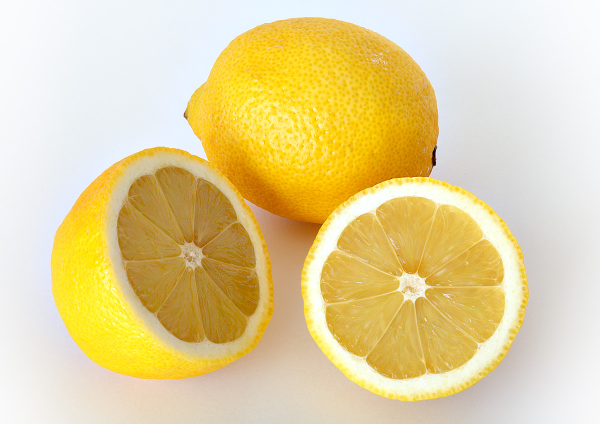
#> input picture moja_cytryna.jpg, 1200 x 848 px (shown at 1/2 size)
$ python main.py
#> lines starting #> are read from the running program, lines starting #| are printed output that depends on the picture

import cv2
import matplotlib.pyplot as plt
import numpy as np


print("Zaczynamy zabawę z obrazkami w Pythonie.")


print("Wczytuję obrazek z komputera...")

nazwa_pliku_na_komputerze = "moja_cytryna.jpg"


obraz_oryginalny = cv2.imread(nazwa_pliku_na_komputerze)
#> obraz_oryginalny is the input picture: shape (848, 1200, 3); mean B, G, R 155.1, 210.2, 228.4


if obraz_oryginalny is None:
    print(f"Nie mogę otworzyć pliku '{nazwa_pliku_na_komputerze}'.")
    print("Upewnij się, że plik istnieje i jest w tym samym katalogu co ten skrypt,")
    print("lub podaj pełną ścieżkę do pliku.")
    exit()

print(f"Obrazek wczytany! Ma wymiary: {obraz_oryginalny.shape[1]} (szer.) x {obraz_oryginalny.shape[0]} (wys.).")
#| Obrazek wczytany! Ma wymiary: 1200 (szer.) x 848 (wys.).


print("Pokazuję oryginalny obrazek.")

plt.figure(figsize=(8, 6))
plt.imshow(cv2.cvtColor(obraz_oryginalny, cv2.COLOR_BGR2RGB))
plt.title("Oryginalna Cytryna")
plt.axis('off')
plt.show()


print("Zmniejszam i robię szary obrazek.")

wysokosc, szerokosc = obraz_oryginalny.shape[:2]
#> wysokosc = 848; szerokosc = 1200
nowa_szerokosc = szerokosc // 2
#> nowa_szerokosc = 600
nowa_wysokosc = wysokosc // 2
#> nowa_wysokosc = 424

obraz_zmniejszony = cv2.resize(obraz_oryginalny, (nowa_szerokosc, nowa_wysokosc), interpolation=cv2.INTER_AREA)
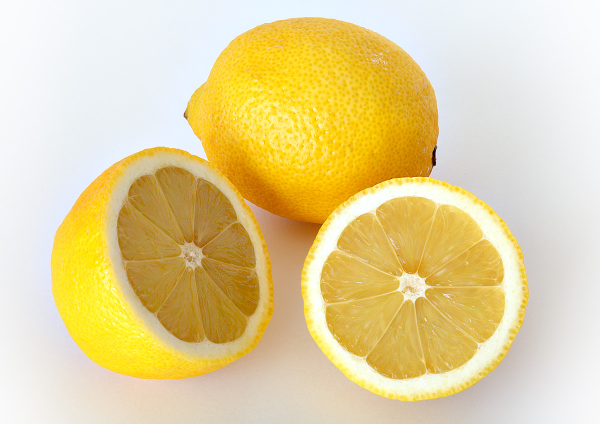
#> obraz_zmniejszony: shape (424, 600, 3); mean B, G, R 155.2, 210.3, 228.5
obraz_szary = cv2.cvtColor(obraz_zmniejszony, cv2.COLOR_BGR2GRAY)
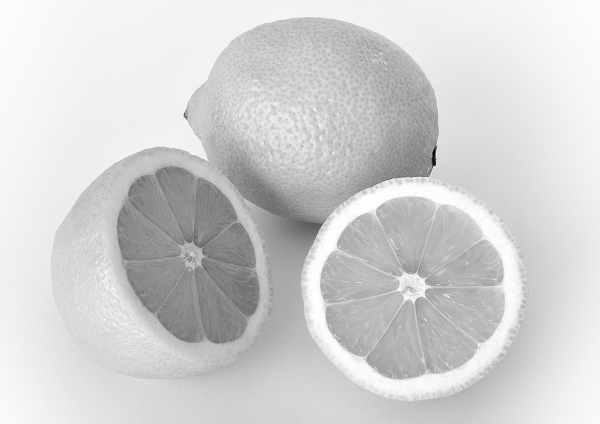
#> obraz_szary: shape (424, 600); min 2, max 255, mean 209.5

print(f"Obrazek jest teraz szary i ma wymiary: {obraz_szary.shape[1]} (szer.) x {obraz_szary.shape[0]} (wys.).")
#| Obrazek jest teraz szary i ma wymiary: 600 (szer.) x 424 (wys.).


print("\nKrok 4: Obracam obrazek o 90 stopni w prawo.")

obraz_obrocony = cv2.rotate(obraz_szary, cv2.ROTATE_90_CLOCKWISE)
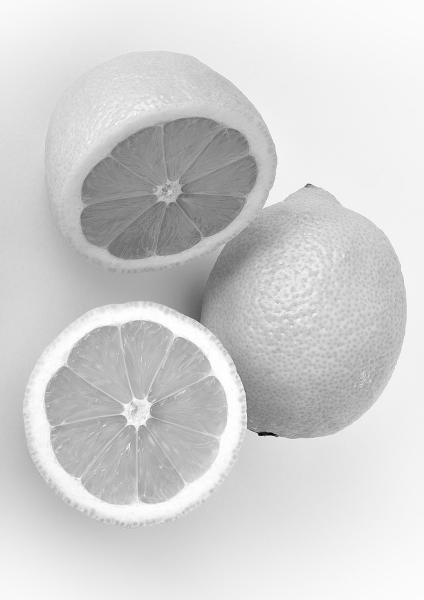
#> obraz_obrocony: shape (600, 424); min 2, max 255, mean 209.5

print(f"Obrazek obrócony! Nowe wymiary: {obraz_obrocony.shape[1]} (szer.) x {obraz_obrocony.shape[0]} (wys.).")
#| Obrazek obrócony! Nowe wymiary: 424 (szer.) x 600 (wys.).

print("\nPokazuję przetworzony obrazek.")

plt.figure(figsize=(6, 8))
plt.imshow(obraz_obrocony, cmap='gray')
plt.title("Cytryna: Zmniejszona, Szara i Obrócona")
plt.axis('off')
plt.show()


print("\n---  Jak obrazek wygląda 'od środka' (jako liczby) ---")
print("\nFragment (10x10 pikseli) przetworzonego obrazka:")
print(obraz_obrocony[0:10, 0:10])
#| [[250 250 250 250 249 249 249 249 249 249]
#|  [250 250 250 249 249 249 249 249 249 249]
#|  [250 249 249 249 249 249 249 249 249 249]
#|  [249 249 249 249 249 249 249 249 249 249]
#|  [249 249 249 249 249 249 249 249 249 249]
#|  [249 249 249 249 249 249 249 249 249 249]
#|  [249 249 249 249 249 249 249 249 249 249]
#|  [249 249 249 249 248 248 248 248 248 248]
#|  [249 249 249 249 249 249 249 248 248 248]
#|  [249 249 249 249 249 249 248 248 248 248]]

print(f"\nCały obrazek to taka tablica o rozmiarze : {obraz_obrocony.shape}")
#| Cały obrazek to taka tablica o rozmiarze : (600, 424)

print("To wszystko! ")
